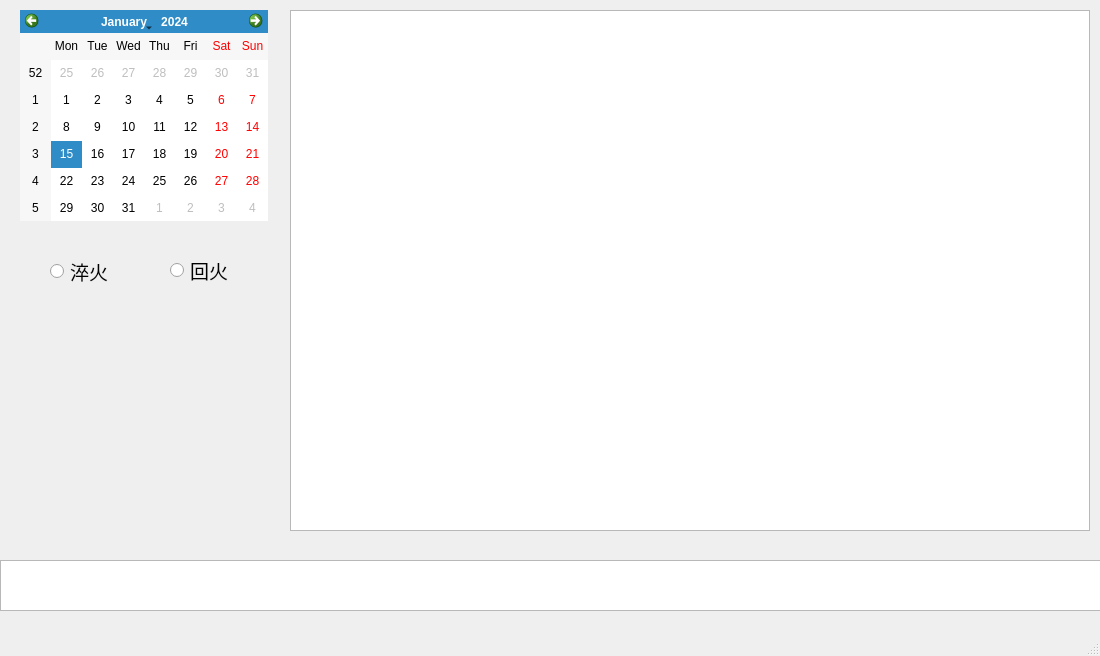
<?xml version="1.0" encoding="UTF-8"?>
<ui version="4.0">
 <class>HistoryWin</class>
 <widget class="QMainWindow" name="HistoryWin">
  <property name="geometry">
   <rect>
    <x>0</x>
    <y>0</y>
    <width>1100</width>
    <height>656</height>
   </rect>
  </property>
  <property name="windowTitle">
   <string>MainWindow</string>
  </property>
  <widget class="QWidget" name="centralwidget">
   <widget class="QCalendarWidget" name="calendarWidget">
    <property name="geometry">
     <rect>
      <x>20</x>
      <y>10</y>
      <width>248</width>
      <height>211</height>
     </rect>
    </property>
   </widget>
   <widget class="QTableWidget" name="tableWidget">
    <property name="geometry">
     <rect>
      <x>290</x>
      <y>10</y>
      <width>800</width>
      <height>521</height>
     </rect>
    </property>
    <property name="minimumSize">
     <size>
      <width>800</width>
      <height>500</height>
     </size>
    </property>
   </widget>
   <widget class="QRadioButton" name="chButton">
    <property name="geometry">
     <rect>
      <x>50</x>
      <y>260</y>
      <width>91</width>
      <height>23</height>
     </rect>
    </property>
    <property name="font">
     <font>
      <pointsize>14</pointsize>
     </font>
    </property>
    <property name="text">
     <string>淬火</string>
    </property>
   </widget>
   <widget class="QRadioButton" name="hhButton">
    <property name="geometry">
     <rect>
      <x>170</x>
      <y>260</y>
      <width>91</width>
      <height>21</height>
     </rect>
    </property>
    <property name="font">
     <font>
      <pointsize>14</pointsize>
      <bold>false</bold>
     </font>
    </property>
    <property name="text">
     <string>回火</string>
    </property>
   </widget>
   <widget class="QPlainTextEdit" name="InfoBar">
    <property name="geometry">
     <rect>
      <x>0</x>
      <y>560</y>
      <width>1101</width>
      <height>51</height>
     </rect>
    </property>
   </widget>
  </widget>
  <widget class="QMenuBar" name="menubar">
   <property name="geometry">
    <rect>
     <x>0</x>
     <y>0</y>
     <width>1100</width>
     <height>25</height>
    </rect>
   </property>
  </widget>
  <widget class="QStatusBar" name="statusbar"/>
 </widget>
 <resources/>
 <connections/>
</ui>
